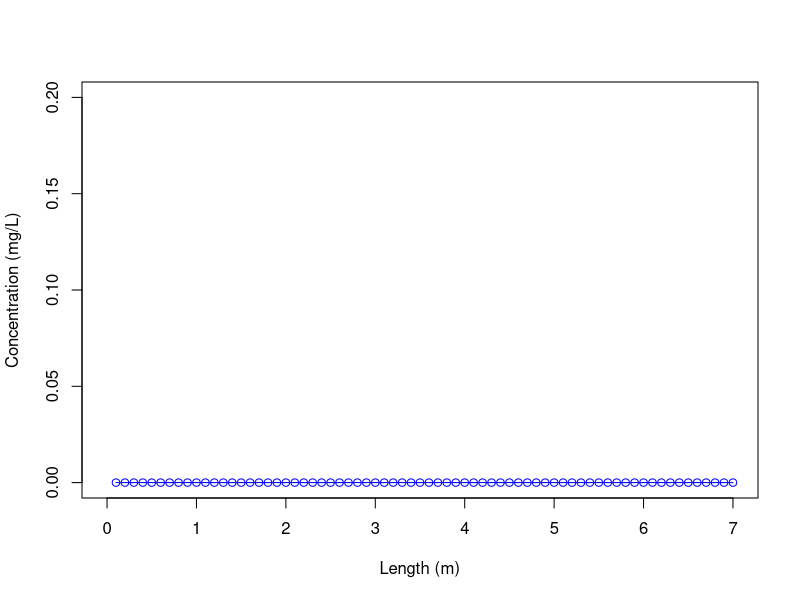
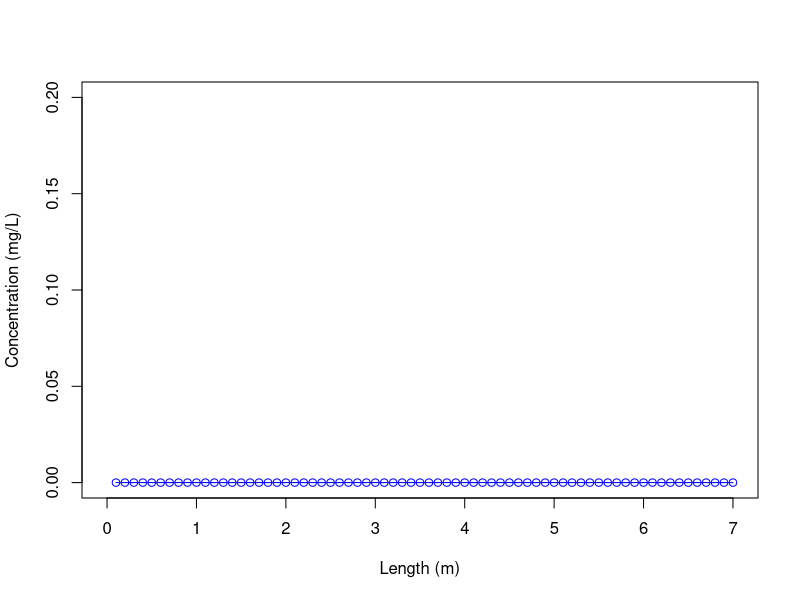
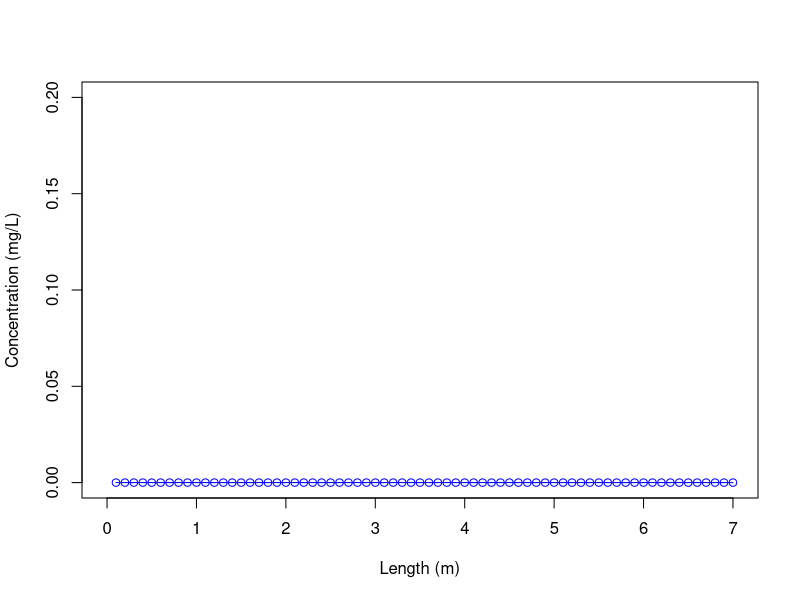
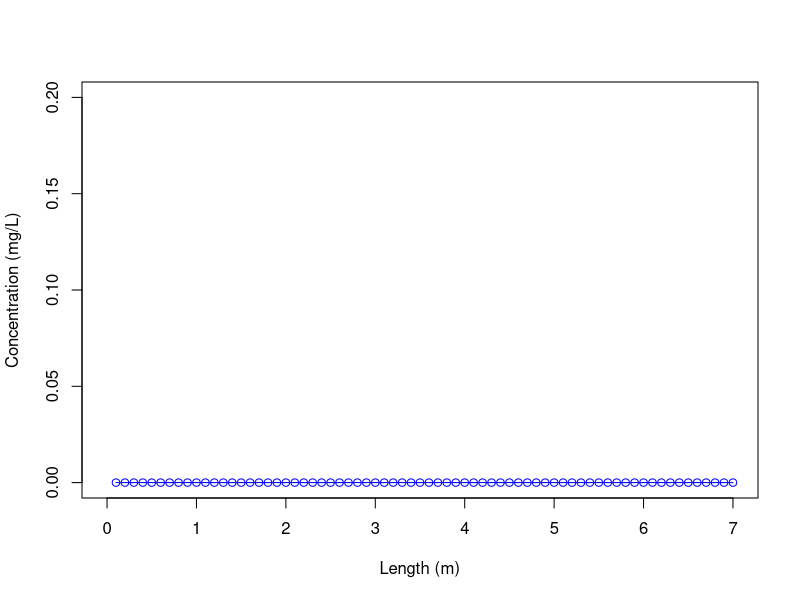
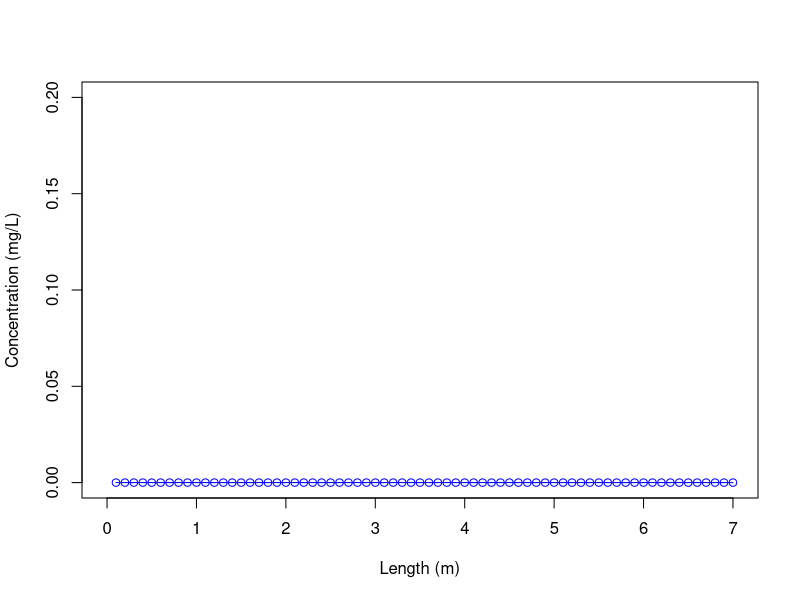
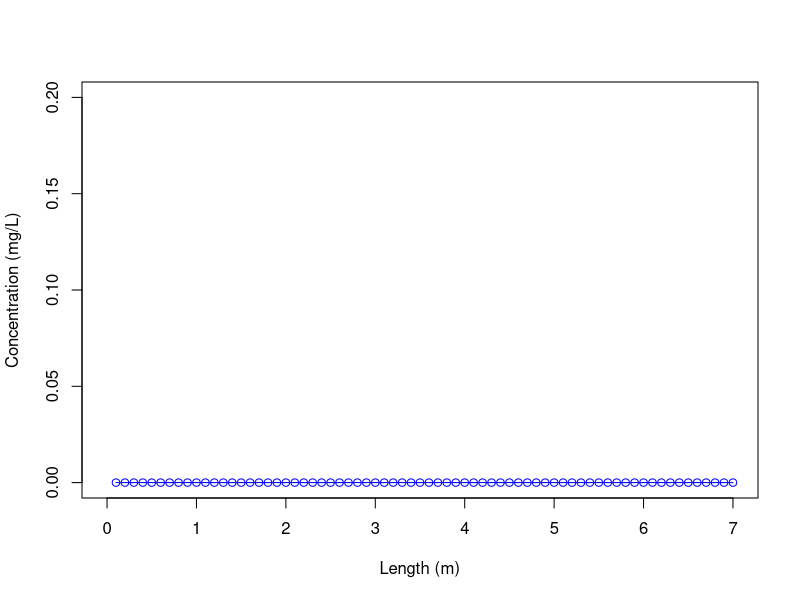
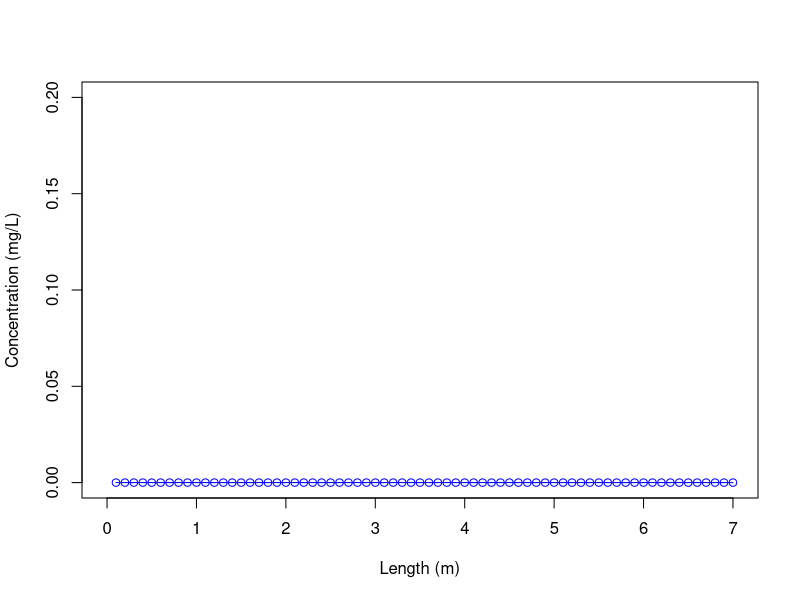
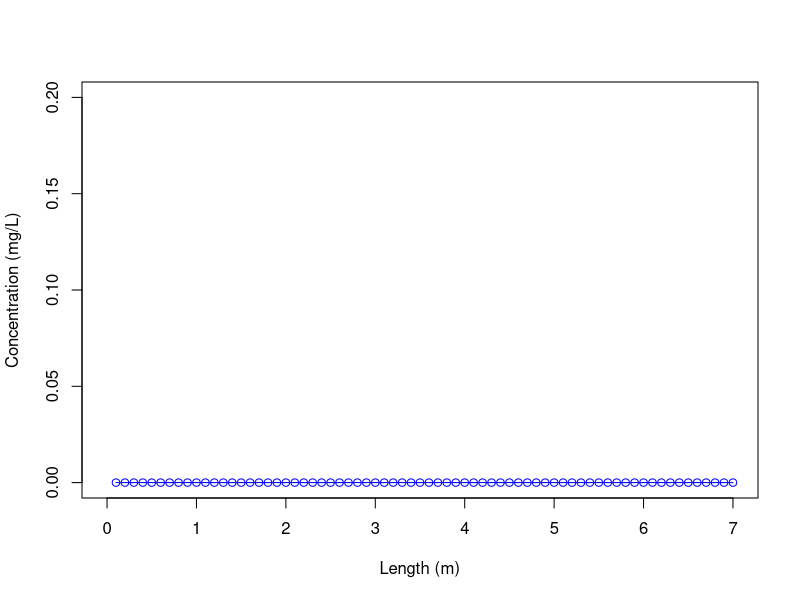

Reproduce these figures in R, in order. (Note: a time limit stopped this script after it produced the figures.)
rm(list=ls())
graphics.off()
##############################################################
#Written by Jason Davison
#C is the contaminant or paramater being solved in the equaion
##############################################################

##############################################################
#Model Parameters
##############################################################
n = 0.30
## porosity
Diffusion = 1e-6
## m/s
wTort = 0.8
## tortuosity
alpha = 0.01
## m^2/s
## Dispersivity
k = 1e-10
## m/s


h2 = 15
## m
h1 = 10
## m
dL = 7
## m
dH = h2-h1


v = -(k*(dH/dL))/n
cat('v: ', v)
D_h = (alpha*v) + (Diffusion*wTort)
cat('\nD_h, ', D_h)

Cr = 1.0	   #Courant Number
L = dL		   #Length of Problem (m) Make it a little longer than the point of interest
dz = ceiling(L/10)/10  #Discretization (m)
R = 1.             #Retardation Factor
disp = dH/R      #Dispersion constant (m^2/s)
u = v/R	   #Velocity Left to Right (m/s) 
Runtime = 1.5*L/u   #Solution Durration in (s) May need to edit this value to get correct values
#Runtime = 1E+12
##############################################################
#Boundary Conditions
##############################################################
###---Left Hand Conditions---#################################
LeftHandBC = 1  #Left hand boundary conditions
		#1 = Constant Concentration
		#2 = Free Flux Boundary (i.e. open boundary)
LeftHandC = 0   #Left hand boundary concentration (only for constant concentration conditions)
###---Right Hand Conditions---################################
RightHandBC = 2  #Right hand boundary conditions
                 #1 = Constant Concentration
                 #2 = Free Flux Boundary (i.e. open boundary)
RightHandC = 0   #Right hand boundary condition (only for constant concentration conditions)

##############################################################
#Time Stepping Parameters
##############################################################
#dt = (Cr*dz/u)/5  #Time step
dt = Runtime/8000
cat('\ndt ', dt)
inter = Runtime/dt      #Number of simultation timesteps

##############################################################
#Initial Conditions
##############################################################
BackgroundC = 0  #Background Concentration for simulation (mg/L)

StartOfPlume = 2 #This is the start of the Plume (m) 
EndOfPlume = 4    #This is the ending value of the Plume (m) 
PlumeC = 0       #Concentration of Plume (mg/L)
ConstantPlume = 1   #Constant Source Concentration
		    #1 = Plume is Constant Source (i.e. it will always be there)
		    #2 = Plume is Instaneous Source

C = matrix(0,(L/dz),inter+1)	
if(PlumeC>0){
  C[1:(L/dz),1] = rep(BackgroundC,L/dz)
  C[floor(StartOfPlume/dz):floor(EndOfPlume/dz),1] = rep(PlumeC,1+floor(EndOfPlume/dz)-floor(StartOfPlume/dz))
}
##############################################################
#Plotting Output
##############################################################
simpleplot = TRUE  #Plots all time values
prettyplot = TRUE   #Plots specific values

Plot_Time = c(Runtime/10,3*Runtime/10,Runtime/2,7*Runtime/10, 9*Runtime/10)  #Output times for pretty plots must be less than Runtime
#Plot_Location = c(L/5,2*L/5,3*L/5,4*L/5)          #Must be greater than 0
Plot_Location = c(2,7)
##################
#if(simpleplot){X11()}
##################
#Time Loop
##################
for(i in 1:inter){
	######-----Do Not Edit Solver----#####
	a = -dt/dz^2*disp-u*dt/(dz)
	b = 1+2*dt/dz^2*disp+u*dt/(dz)
	c = -dt/dz^2*disp
	###############
	# A Matrix
	###############
	A_a = diag(a,L/dz-2)
	A_b = diag(b,L/dz)
	A_c = diag(c,L/dz-2)

	A = A_b
	A[2:(L/dz-1),1:(L/dz-2)]  = A[2:(L/dz-1),1:(L/dz-2)] + A_a
	A[2:(L/dz-1),3:(L/dz)]  = A[2:(L/dz-1),3:(L/dz)] + A_c
	A[1,1] = 1
	A[L/dz,L/dz] =1
	
	###################
	#Boundary Conditions
	###################
	if(LeftHandBC==1){C[1,i] = LeftHandC}
	if(LeftHandBC==2){C[1,i] = C[2,i]}
        if(RightHandBC==1){C[L/dz,i] = RightHandC}
	if(RightHandBC==2){C[L/dz,i] = C[L/dz-1,i]}	
        if(ConstantPlume==1){C[(StartOfPlume/dz):(EndOfPlume/dz),i] = rep(PlumeC,1+EndOfPlume/dz-StartOfPlume/dz)}

	#B vector for back solve solution
	B = C[,i]
	C[,1+i] = solve(A,B)	#New solution

        ######-----Do Not Edit Solver----#####
	#simple plot:
        x_length = c(1:(length(C[,i])))*dz
	if(simpleplot){plot(x_length,C[,i+1], type="o", col="blue",xlim=c(0,L),ylim=c(0,max(C[,1])+0.2), xlab="Length (m)", ylab="Concentration (mg/L)")}
}

##########################
#----Ploting Utility----##
##########################
if(prettyplot){
number_output = length(Plot_Time)
graphics.off()
xrange <- range(x_length)
yrange <- range(0,(max(C[,1])*1.25))

pdf(file="ADE_CDprofile.pdf")
par(mar=c(6,6,2,2))
plot(xrange, yrange, type="n", ylab = " ", xlab = " ", main = " ", cex.axis = 2)
mtext("Distance (m)", side = 1, line = 2.5, cex = 2)
mtext(~"Concentration (mg/L)", side = 2, line = 2.5, cex = 2)
colors <- topo.colors(number_output)
linetype <- c(1:3)
plotchar <- c(1:number_output)

for (i in 1:number_output) { 
plotchar[i] = toString(format(signif(Plot_Time[i],digits=2),scientific=TRUE))
  lines(x_length, C[,floor((Plot_Time[i]/dt))], type="l", lwd=3, lty=linetype[1], col=colors[i], pch=plotchar[1])
}
# add a legend
legend('topright', plotchar, cex=1.0, col=colors, lty=linetype[1], lwd = 3, bg = "white",ncol=3)
dev.off()

#For breakthrough curves
time_vector = c(0:(Runtime/dt))*dt
number_output = length(Plot_Location)
graphics.off()
xrange <- range(0,Runtime)
yrange <- range(0,(max(C[,1])*1.25))

pdf(file="ADE_BTcurve.pdf")
par(mar=c(6,6,2,2))
plot(xrange, yrange, type="n", ylab = " ", xlab = " ", main = " ", cex.axis = 2)
mtext("Time (s)", side = 1, line = 2.5, cex = 2)
mtext(~"Concentration (mg/L)", side = 2, line = 2.5, cex = 2)
colors <- topo.colors(number_output)
linetype <- c(1:3)
plotchar <- c(1:number_output)

for (i in 1:number_output) {
  plotchar[i] = toString(signif(Plot_Location[i],digits=3))
  lines(time_vector, C[floor((Plot_Location[i]/dz)),], type="l", lwd=3, lty=linetype[1], col=colors[i], pch=plotchar[1])
}
# add a legend
legend('topright', plotchar, cex=1., col=colors, lty=linetype[1], lwd = 3, bg = "white",ncol=3)
dev.off()
}
